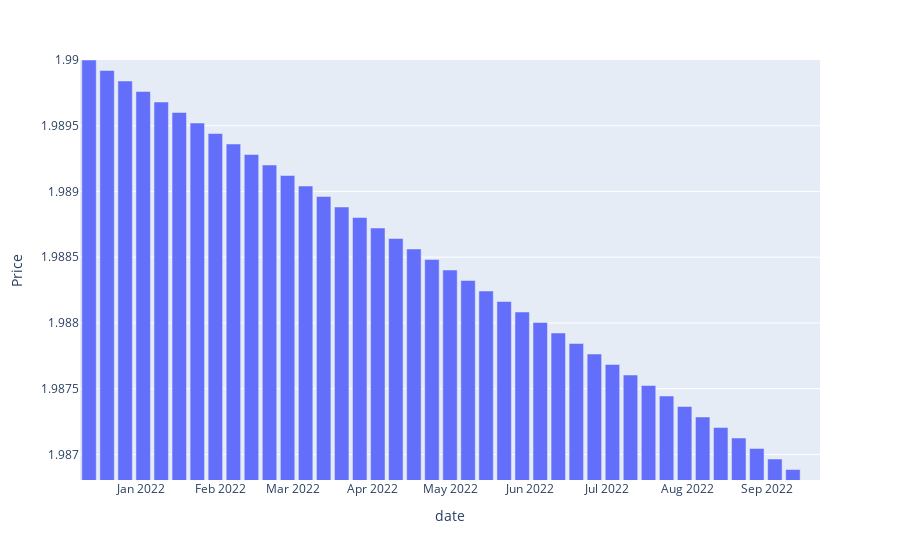

Notebook code cell kept with this figure:
### Code cell
pred = pd.read_csv("stdata/pred.csv")
fig = px.bar(pred, x='date', y='Price')
fig.update_yaxes(range=[min(pred['Price']),max(pred['Price'])]) 
# fig.update_yaxes(tickangle=45, tickmode='array', tickvals=[1,max(pred.Price)])
fig.show()

### Figure 1 — Plotly figure (JSON) as saved in the notebook; plotly's stock layout.template omitted (floating-point values rounded to 4 significant figures)
{"data": [{"alignmentgroup": "True", "hovertemplate": "date=%{x}<br>Price=%{y}<extra></extra>", "legendgroup": "", "marker": {"color": "#636efa", "pattern": {"shape": ""}}, "name": "", "offsetgroup": "", "orientation": "v", "showlegend": false, "textposition": "auto", "type": "bar", "x": ["2021-12-12", "2021-12-19", "2021-12-26", "2022-01-02", "2022-01-09", "2022-01-16", "2022-01-23", "2022-01-30", "2022-02-06", "2022-02-13", "2022-02-20", "2022-02-27", "2022-03-06", "2022-03-13", "2022-03-20", "2022-03-27", "2022-04-03", "2022-04-10", "2022-04-17", "2022-04-24", "2022-05-01", "2022-05-08", "2022-05-15", "2022-05-22", "2022-05-29", "2022-06-05", "2022-06-12", "2022-06-19", "2022-06-26", "2022-07-03", "2022-07-10", "2022-07-17", "2022-07-24", "2022-07-31", "2022-08-07", "2022-08-14", "2022-08-21", "2022-08-28", "2022-09-04", "2022-09-11", "2022-09-18"], "xaxis": "x", "y": [1.99, 1.99, 1.99, 1.99, 1.99, 1.99, 1.99, 1.989, 1.989, 1.989, 1.989, 1.989, 1.989, 1.989, 1.989, 1.989, 1.989, 1.989, 1.989, 1.988, 1.988, 1.988, 1.988, 1.988, 1.988, 1.988, 1.988, 1.988, 1.988, 1.988, 1.988, 1.988, 1.987, 1.987, 1.987, 1.987, 1.987, 1.987, 1.987, 1.987, 1.987], "yaxis": "y"}], "layout": {"barmode": "relative", "legend": {"tracegroupgap": 0}, "margin": {"t": 60}, "xaxis": {"anchor": "y", "domain": [0, 1], "title": {"text": "date"}}, "yaxis": {"anchor": "x", "domain": [0, 1], "range": [1.987, 1.99], "title": {"text": "Price"}}}}
